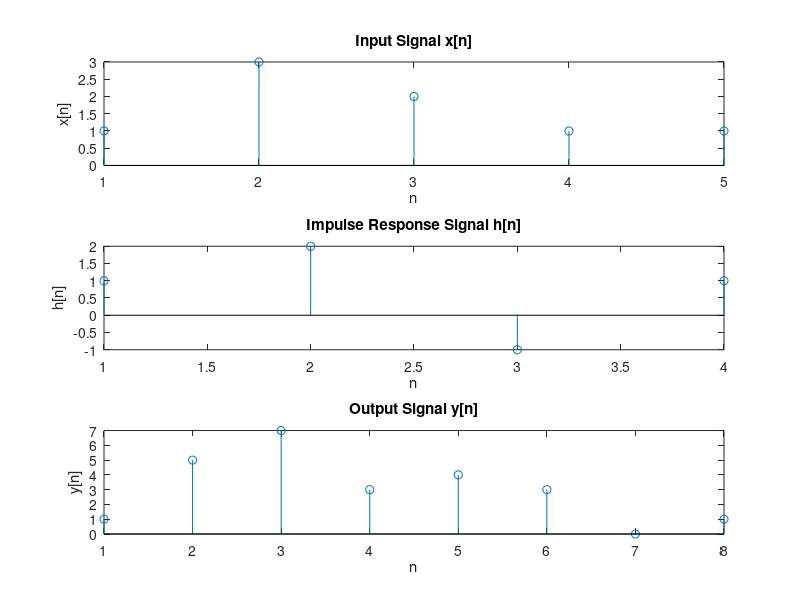

MATLAB code for this plot:
x=[1,3,2,1,1];
h=[1,2,-1,1];
y=conv(x,h);
subplot(3,1,1);
stem(x);
xlabel('n');
ylabel('x[n]');
title('Input Signal x[n]');
subplot(3,1,2);
stem(h);
xlabel('n');
ylabel('h[n]');
title('Impulse Response Signal h[n]');
subplot(3,1,3);
stem(y);
xlabel('n');
ylabel('y[n]');
title('Output Signal y[n]');